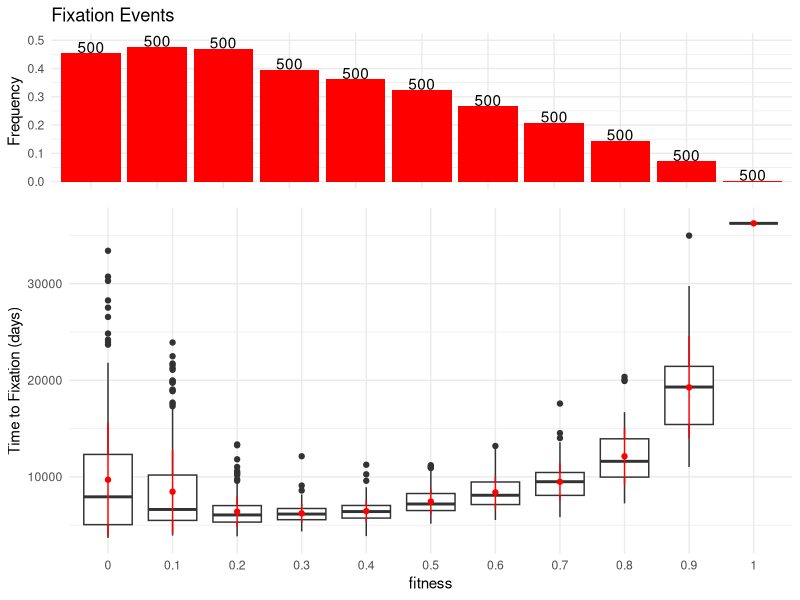
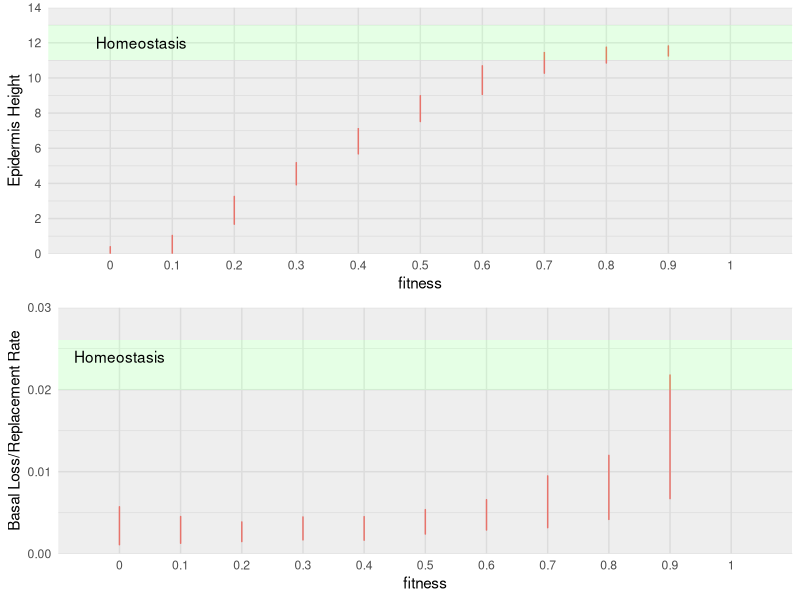

Recreate these plots in R, in order.
# Title     : Analyze Fixation Results
# Objective : Measures the response of inducing a NOTCH Mutation with variable fixation probabilies
# Created by: schencro
# Created on: 10/19/17

library(ggplot2)
library(gridExtra)

#setwd("~/IdeaProjects/Epidermis_Project_Final/")
setwd("/Users/schencro/Desktop/Darryl_collab/Framework/Homeostatic_Epidermis/FixationTesting/")
fixdf <- read.csv("Results/500Replicates.txt", header = F, sep="\t", na.strings = c("na","NaN"))
colnames(fixdf) <- c("Replicate" , "Prob","FixationTime" , "CellAge" , "TissueHeight" , "MeanRLambda", "EndTick", "TotalPop", "Frequency")
fixdf$CellAge <- 0
fixdf$FixationTime <- as.numeric(fixdf$FixationTime)
fixPlot <- na.omit(fixdf)
passed <- data.frame(matrix(NA, nrow=0, ncol=5))
colnames(passed) <- c("Prob","Passed","MeanFixation","StdFixation","Nums")
for(i in 1:length(unique(fixdf$Prob))){
    tmp <- subset(fixdf, fixdf$Prob==unique(fixdf$Prob)[i])
    outDF <- data.frame(Prob=unique(fixdf$Prob)[i],
                        Passed=length(na.omit(tmp$FixationTime))/length(tmp$Prob),
                        MeanFixation=mean(na.omit(tmp$FixationTime)),
                        StdFixation=sd(na.omit(tmp$FixationTime)),
                        Nums=length(na.omit(tmp$FixationTime))
                        )
    passed <- rbind(passed, outDF)
}

passed$Runs <- rep(500, length(unique(passed$Prob)))
#passed$Runs <- c("200","200","200","200","200","200","200","500","500","1000","1000")

passed$Prob <- as.factor(passed$Prob)
fixPlot$Prob <- as.factor(fixPlot$Prob)
pd <- position_dodge(0.9)
p1 <- ggplot() +
    geom_boxplot(data=fixPlot, aes(x=Prob,y=FixationTime, group=Prob)) +
    #geom_point(data=fixPlot, aes(x=Prob,y=FixationTime, group=Prob), alpha=0.4, inherit.aes = F) +
    geom_point(data=passed, aes(x=Prob,y=MeanFixation), color="red") +
    geom_errorbar(data=passed, aes(x=Prob,ymin=MeanFixation-StdFixation, ymax=MeanFixation+StdFixation), color="red",width=.01, position=pd, inherit.aes = F) +
    ylab("Time to Fixation (days)") + xlab("fitness") + theme_minimal()

p2 <- ggplot(data=passed, aes(x=Prob,y=Passed)) +
    geom_bar(stat="identity", fill="red") +
    geom_text(aes(label = Runs, y = Passed + 0.001), position = position_dodge(0.9), vjust = 0) +
    ylab("Frequency") + xlab("") + ggtitle("Fixation Events") +
    scale_y_continuous(limits = c(0.0,0.5)) + theme_minimal() +
    theme(axis.title.x = element_blank(), axis.text.x = element_blank())

grid.arrange(p2, p1, ncol = 1, heights = c(1, 2))

p3 <- ggplot() + geom_line(data=fixPlot, aes(x=Prob, y=TissueHeight, color="red"), inherit.aes = F) + theme_minimal() +
    annotate("rect", xmin = 0, xmax = 12, ymin = 0, ymax = 11, alpha = .1) +
    annotate("rect", xmin = 0, xmax = 12, ymin = 13, ymax = 14, alpha = .1) +
    annotate("rect", xmin = 0, xmax = 12, ymin = 11, ymax = 13, alpha = .1, fill="green") +
    #geom_hline(yintercept = 13, size=0.2) +
    #geom_hline(yintercept = 11, size=0.2) + 
    annotate("text", 1.5, 12, label = "Homeostasis") + theme(legend.position="none") +
    scale_y_continuous(limits=c(0.0,14), breaks=c(0,2,4,6,8,10,12,14), expand = c(0,0)) +
    ylab("Epidermis Height") + xlab("fitness")

p4 <- ggplot() + geom_line(data=fixPlot, aes(x=Prob, y=CellAge, color="red"), inherit.aes = F) + theme_minimal() +
    annotate("rect", xmin = 0, xmax = 12, ymin = 0, ymax = 28, alpha = .1) +
    annotate("rect", xmin = 0, xmax = 12, ymin = 32, ymax = 1200, alpha = .1) +
    annotate("rect", xmin = 0, xmax = 12, ymin = 28, ymax = 32, alpha = .1, fill="green") +
    scale_y_continuous(limits=c(0.0,1200), expand = c(0,0)) + theme(legend.position="none") +
    annotate("text", 1.5, 28, label = "Homeostasis") +
    ylab("Mean Cell Age") + xlab("fitness")

p5 <- ggplot() + geom_line(data=fixPlot, aes(x=Prob, y=MeanRLambda, color="red")) + theme_minimal() +
    annotate("rect", xmin = 0, xmax = 12, ymin = .0, ymax = .020, alpha = .1) +
    annotate("rect", xmin = 0, xmax = 12, ymin = .026, ymax = .03, alpha = .1) +
    annotate("rect", xmin = 0, xmax = 12, ymin = .02, ymax = .026, alpha = .1, fill="green") +
    #geom_hline(yintercept = 13, size=0.2) +
    #geom_hline(yintercept = 11, size=0.2) + 
    annotate("text", 1.5, 12, label = "Homeostasis") + theme(legend.position="none") +
    scale_y_continuous(limits=c(0.0,0.03), expand = c(0,0)) + theme(legend.position="none") +
    annotate("text", 1, .024, label = "Homeostasis") +
    ylab("Basal Loss/Replacement Rate") + xlab("fitness")

grid.arrange(p3, p5, ncol = 1, heights = c(1, 1))

